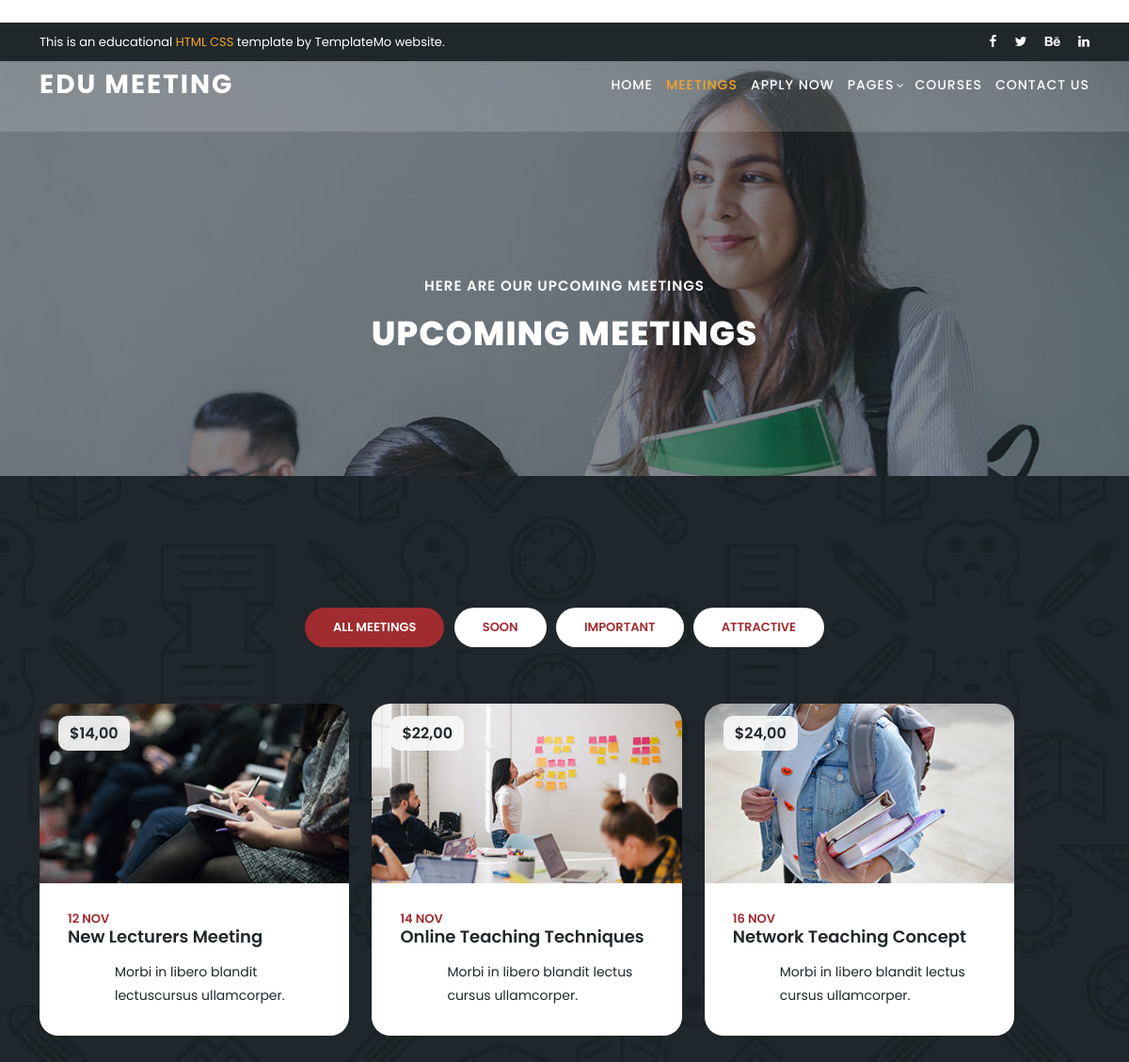
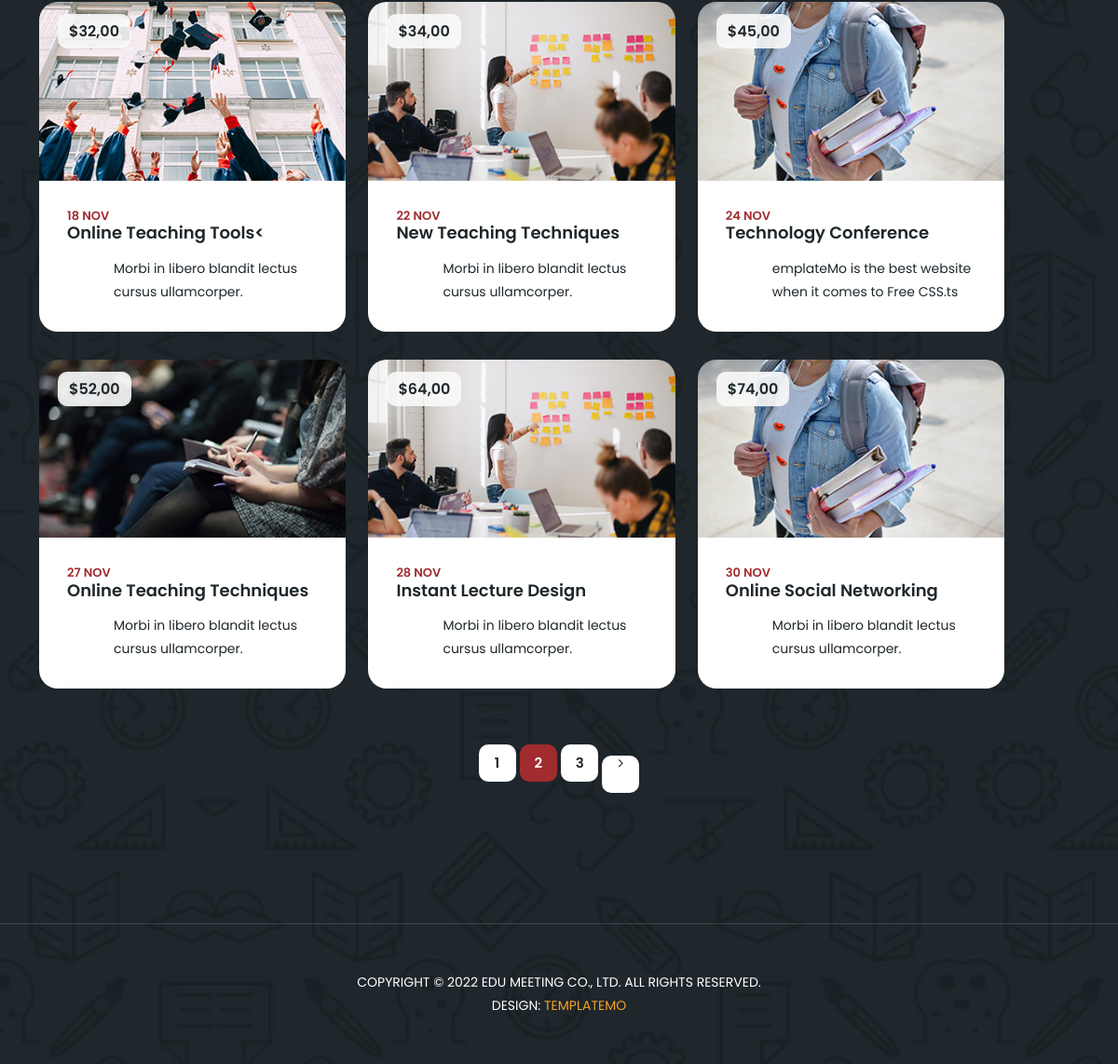
/meetings.php, run on the app's committed database (2 pictures, top to bottom).
### tables this page shows
CREATE TABLE `meetings` (
  `meeting_date` date NOT NULL,
  `meeting_title` varchar(150) NOT NULL,
  `meeting_content` varchar(200) NOT NULL,
  `meeting_location` varchar(150) NOT NULL,
  `meeting_price` decimal(10,0) UNSIGNED NOT NULL,
  `meeting_image` blob NOT NULL,
  `active` tinyint(1) NOT NULL,
  `meeting_id` int(200) UNSIGNED NOT NULL,
  `category_id` int(200) UNSIGNED NOT NULL
);

### meetings.php (the view, shortened to what this page needs)
<?php
include('C:/xampp/htdocs/project_r1/admin/db_connection.php');
$sql = "SELECT meeting_title, meeting_price, meeting_image, meeting_content, meeting_id, category_id ,
 DATE_FORMAT(meeting_date, '%e %b') AS meeting_date FROM meetings";
$stmt = $conn->prepare($sql);
$stmt->execute();
$data = $stmt->fetchAll();
?>
<!DOCTYPE html>
<html lang="en">
  <head>
    <link href="vendor/bootstrap/css/bootstrap.min.css" rel="stylesheet">
    <link rel="stylesheet" href="assets/css/fontawesome.css">
    <link rel="stylesheet" href="assets/css/templatemo-edu-meeting.css">
    <link rel="stylesheet" href="assets/css/owl.css">
    <link rel="stylesheet" href="assets/css/lightbox.css">
  </head>
<body>
  <div class="sub-header">
    <div class="container">
      <div class="row">
        <div class="col-lg-8 col-sm-8">
          <div class="left-content">
            <p>This is an educational <em>HTML CSS</em> template by TemplateMo website.</p>
          </div>
        </div>
        <div class="col-lg-4 col-sm-4">
          <div class="right-icons">
            <ul>
              <li><a href="#"><i class="fa fa-facebook"></i></a></li>
              <li><a href="#"><i class="fa fa-twitter"></i></a></li>
              <li><a href="#"><i class="fa fa-behance"></i></a></li>
              <li><a href="#"><i class="fa fa-linkedin"></i></a></li>
            </ul>
          </div>
        </div>
      </div>
    </div>
  </div>
  <header class="header-area header-sticky">
      <div class="container">
          <div class="row">
              <div class="col-12">
                  <nav class="main-nav">
                      <a href="index.html" class="logo">
                          Edu Meeting
                      </a>
                      <ul class="nav">
                          <li><a href="index.php">Home</a></li>
                          <li><a href="meetings.php" class="active">Meetings</a></li>
                          <li><a href="index.php">Apply Now</a></li>
                          <li class="has-sub">
                              <a href="javascript:void(0)">Pages</a>
                          </li>
                          <li><a href="index.php">Courses</a></li>
                          <li><a href="index.php">Contact Us</a></li>
                      </ul>
                  </nav>
              </div>
          </div>
      </div>
  </header>
  <section class="heading-page header-text" id="top">
    <div class="container">
      <div class="row">
        <div class="col-lg-12">
          <h6>Here are our upcoming meetings</h6>
          <h2>Upcoming Meetings</h2>
        </div>
      </div>
    </div>
  </section>
  <section class="meetings-page" id="meetings">
    <div class="container">
      <div class="row">
        <div class="col-lg-12">
          <div class="row">
            <div class="col-lg-12">
              <div class="filters">
                <ul>
                  <li data-filter="*"  class="active">All Meetings</li>
                  <li data-filter=".soon">Soon</li>
                  <li data-filter=".imp">Important</li>
                  <li data-filter=".att">Attractive</li>
                </ul>
              </div>
            </div>
            <div class="col-lg-12">
              <div class="row grid">
              <?php foreach ($data as $row) {
               ?>
    <div class="col-lg-4 templatemo-item-col all ">
        <div class="meeting-item">
            <div class="thumb">
                <div class="price">
                    <span>$<?php echo number_format($row["meeting_price"],2, ',', ''); ?></span>
                </div>
                <a href="meeting-details.php?id=<?php echo $row["meeting_id"]; ?>">
                <img src="/project_r1/assets/images/<?php echo $row["meeting_image"]; ?>" alt="<?php echo $row["meeting_title"]; ?>"></a>
            </div>
            <div class="down-content">
                <div class="date">
                    <h6><?php echo $row["meeting_date"]; ?></h6>
                </div>
                <a href="meeting-details.php?id=<?php echo $row["meeting_id"]; ?>"><h4><?php echo $row["meeting_title"]; ?></h4></a>
                <p><?php echo $row["meeting_content"]; ?></p>
            </div>
        </div>
       </div>
         <?php }
          ?>
              </div>
            </div>
            <div class="col-lg-12">
              <div class="pagination">
                <ul>
                  <li><a href="#">1</a></li>
                  <li class="active"><a href="#">2</a></li>
                  <li><a href="#">3</a></li>
                  <li><a href="#"><i class="fa fa-angle-right"></i></a></li>
                </ul>
              </div>
            </div>
          </div>
        </div>
      </div>
    </div>
    <div class="footer">
      <p>Copyright © 2022 Edu Meeting Co., Ltd. All Rights Reserved.
          <br>Design: <a href="https://templatemo.com/page/1" target="_parent" title="website templates">TemplateMo</a></p>
    </div>
  </section>
</body>
  </body>
</html>

### data on the page
meetings: meeting_price "14,00", meeting_image (picture), meeting_date "12 NOV", meeting_title "New Lecturers Meeting", meeting_content "Morbi in libero blandit lectuscursus ullamcorper."
meetings: meeting_price "22,00", meeting_image (picture), meeting_date "14 NOV", meeting_title "Online Teaching Techniques", meeting_content "Morbi in libero blandit lectus cursus ullamcorper."
meetings: meeting_price "24,00", meeting_image (picture), meeting_date "16 NOV", meeting_title "Network Teaching Concept", meeting_content "Morbi in libero blandit lectus cursus ullamcorper."
meetings: meeting_price "32,00", meeting_image (picture), meeting_date "18 NOV", meeting_title "Online Teaching Tools<", meeting_content "Morbi in libero blandit lectus cursus ullamcorper."
meetings: meeting_price "34,00", meeting_image (picture), meeting_date "22 NOV", meeting_title "New Teaching Techniques", meeting_content "Morbi in libero blandit lectus cursus ullamcorper."
meetings: meeting_price "45,00", meeting_image (picture), meeting_date "24 NOV", meeting_title "Technology Conference", meeting_content "emplateMo is the best website when it comes to Free CSS.ts"
meetings: meeting_price "52,00", meeting_image (picture), meeting_date "27 NOV", meeting_title "Online Teaching Techniques", meeting_content "Morbi in libero blandit lectus cursus ullamcorper."
meetings: meeting_price "64,00", meeting_image (picture), meeting_date "28 NOV", meeting_title "Instant Lecture Design", meeting_content "Morbi in libero blandit lectus cursus ullamcorper."
meetings: meeting_price "74,00", meeting_image (picture), meeting_date "30 NOV", meeting_title "Online Social Networking", meeting_content "Morbi in libero blandit lectus cursus ullamcorper."
